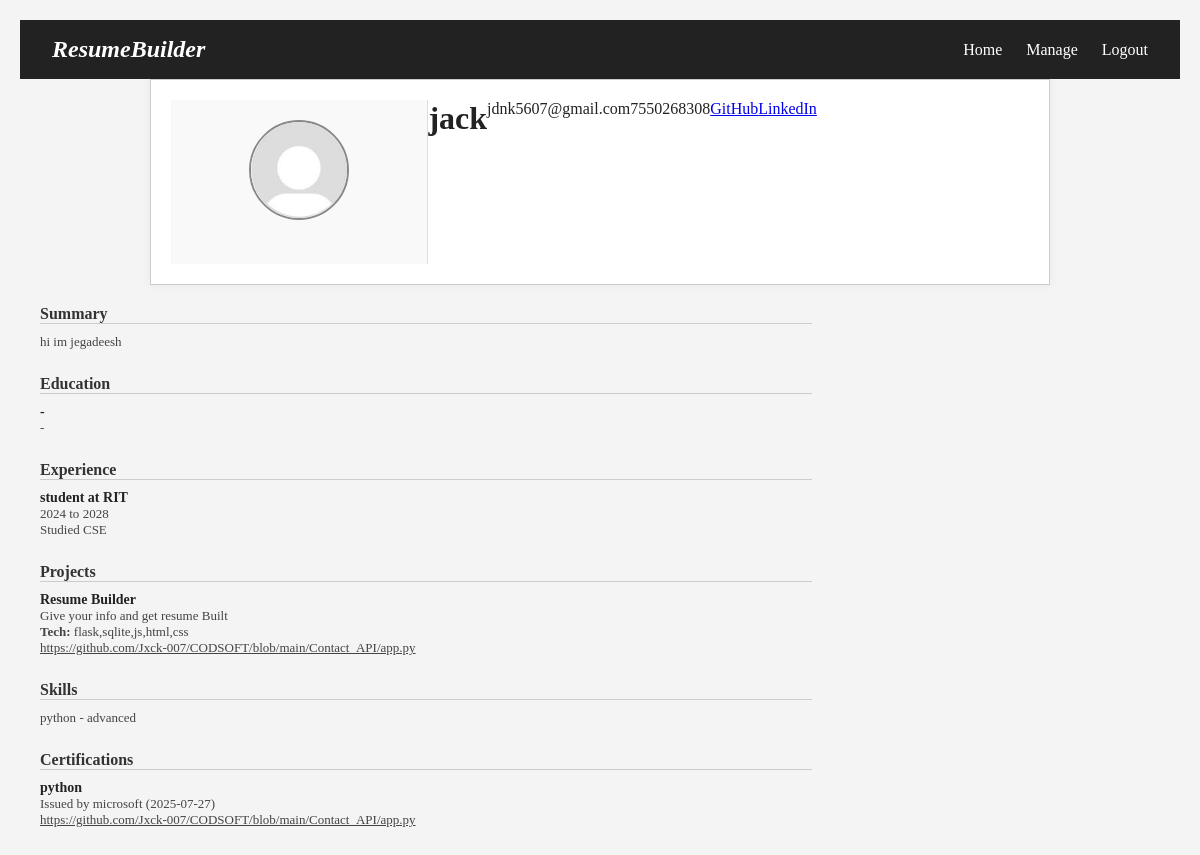
The app's page /resume/view/2 (signed in), older data.
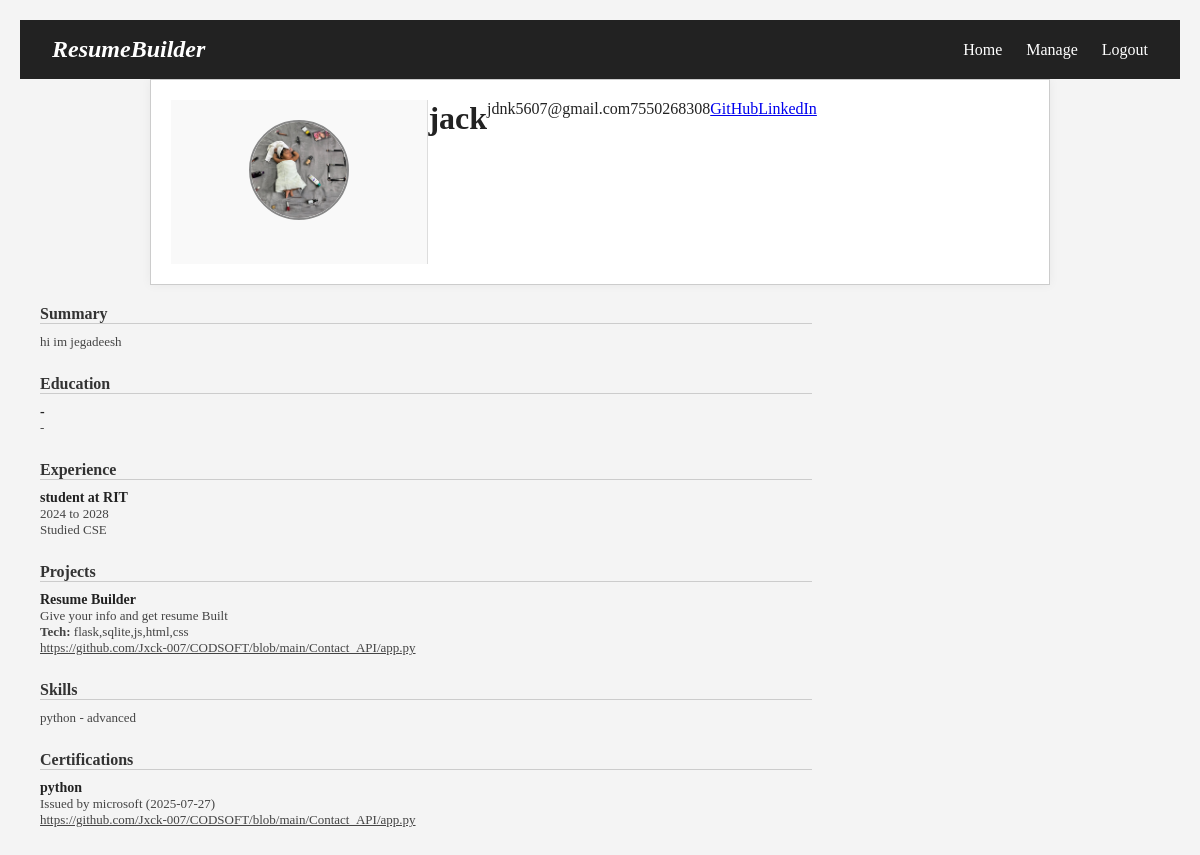
The same page, newer data.
### website/models.py (models this page shows)
class PersonalInfo(db.Model):
    id = db.Column(db.Integer, primary_key=True)
    resume_id = db.Column(db.Integer, db.ForeignKey('resume.id'), unique=True)
    profile_pic = db.Column(db.String(150), default='default.jpg')
    full_name = db.Column(db.String(50), nullable=False)
    phone = db.Column(db.String(15), nullable=False)
    resume_email = db.Column(db.String(60), nullable=False)
    linkedin = db.Column(db.String(100))
    github = db.Column(db.String(100))
    address = db.Column(db.String(200))
    summary = db.Column(db.String(300), nullable=False)

class Experience(db.Model):
    id = db.Column(db.Integer, primary_key=True)
    resume_id = db.Column(db.Integer, db.ForeignKey('resume.id'))
    job_title = db.Column(db.String(100))
    company = db.Column(db.String(100))
    start_date = db.Column(db.String(20))
    end_date = db.Column(db.String(20))
    description = db.Column(db.String(300))

class Project(db.Model):
    id = db.Column(db.Integer, primary_key=True)
    resume_id = db.Column(db.Integer, db.ForeignKey('resume.id'))
    title = db.Column(db.String(100))
    description = db.Column(db.String(300))
    tech_stack = db.Column(db.String(200))
    link = db.Column(db.String(200))

class Skill(db.Model):
    id = db.Column(db.Integer, primary_key=True)
    resume_id = db.Column(db.Integer, db.ForeignKey('resume.id'))
    name = db.Column(db.String(50))
    level = db.Column(db.String(20))

class Certification(db.Model):
    id = db.Column(db.Integer, primary_key=True)
    resume_id = db.Column(db.Integer, db.ForeignKey('resume.id'))
    name = db.Column(db.String(100))
    issuer = db.Column(db.String(100))
    issue_date = db.Column(db.String(20))
    credential_link = db.Column(db.String(200))

### website/views.py (the view)
@views.route('/resume/view/<int:resume_id>')
@login_required
def view_resume(resume_id):
    resume = Resume.query.get_or_404(resume_id)
    if resume.user_id != current_user.id:
        flash("You are not authorized to view this resume.", "danger")
        return redirect(url_for('views.home'))
    info = PersonalInfo.query.filter_by(resume_id=resume.id).first()
    education = Education.query.filter_by(resume_id=resume.id).first()
    experience = Experience.query.filter_by(resume_id=resume.id).first()
    project = Project.query.filter_by(resume_id=resume.id).first()
    skill = Skill.query.filter_by(resume_id=resume.id).first()
    certification = Certification.query.filter_by(resume_id=resume.id).first()
    return render_template("resume_base.html", resume=resume, info=info, education=education,
                           experience=experience, project=project, skill=skill,
                           certification=certification)

### website/__init__.py (called while the page is built)
def create_app():
    app = Flask(__name__)
    app.config['SECRET_KEY'] = 'supersecretkey'
    app.config['SQLALCHEMY_DATABASE_URI'] = 'sqlite:///ResumeBuilder.db'
    db.init_app(app)
    login_manager=LoginManager()
    login_manager.login_view = 'auth.login'
    login_manager.init_app(app)
    @login_manager.user_loader
    def load_user(id):
        return User.query.get(int(id))
    from .views import  views
    from .auth import auth
    app.register_blueprint(views,url_prefix='/')
    app.register_blueprint(auth,url_prefix='/')
    create_database(app)
    return app

### website/templates/resume_base.html (shortened to what this page needs)
{% extends "base.html" %}
{% block head %}
  {% if is_download %}
    <link rel="stylesheet" href="file:///{{ css_path | replace('\\', '/') }}">
  {% else %}
    <link rel="stylesheet" href="{{ url_for('static', filename='css/' + resume.style + '.css') }}">
  {% endif %}
{% endblock %}
{% block body %}
<div class="resume-container">
  <div class="left-panel">
<div class="profile-pic">
  {% if is_download %}
    <img src="file:///{{ static_image_path | replace('\\', '/') }}" alt="Profile Picture">
  {% elif info.profile_pic and info.profile_pic != 'default.jpg' %}
    <img src="{{ url_for('static', filename='uploads/' + info.profile_pic) }}" alt="Profile Picture">
  {% else %}
    <img src="{{ url_for('static', filename='uploads/default.jpg') }}" alt="Default Profile Picture">
  {% endif %}
</div>
    </div>
    <h1>{{ info.full_name }}</h1>
    <p>{{ info.resume_email }}</p>
    <p>{{ info.phone }}</p>
    <p><a href="{{ info.github }}">GitHub</a></p>
    <p><a href="{{ info.linkedin }}">LinkedIn</a></p>
  </div>
  <div class="right-panel">
    <div class="section">
      <h2>Summary</h2>
      <p>{{ info.summary }}</p>
    </div>
    <div class="section">
      <h2>Education</h2>
      <div class="item">
        <h3>{{ education.degree }} - {{ education.institution }}</h3>
        <p>{{ education.start_year }} - {{ education.end_year }}</p>
      </div>
    </div>
    <div class="section">
      <h2>Experience</h2>
      <div class="item">
        <h3>{{ experience.job_title }} at {{ experience.company }}</h3>
        <p>{{ experience.start_date }} to {{ experience.end_date }}</p>
        <p>{{ experience.description }}</p>
      </div>
    </div>
    <div class="section">
      <h2>Projects</h2>
      <div class="item">
        <h3>{{ project.title }}</h3>
        <p>{{ project.description }}</p>
        <p><strong>Tech:</strong> {{ project.tech_stack }}</p>
        <p><a href="{{ project.link }}">{{ project.link }}</a></p>
      </div>
    </div>
    <div class="section">
      <h2>Skills</h2>
      <div class="item">
        <p>{{ skill.name }} - {{ skill.level }}</p>
      </div>
    </div>
    <div class="section">
      <h2>Certifications</h2>
      <div class="item">
        <h3>{{ certification.name }}</h3>
        <p>Issued by {{ certification.issuer }} ({{ certification.issue_date }})</p>
        <p><a href="{{ certification.credential_link }}">{{ certification.credential_link }}</a></p>
      </div>
    </div>
  </div>
{% endblock %}

### website/templates/base.html (shortened to what this page needs)
<!DOCTYPE html>
<html lang="en">
<head>
    <link rel="stylesheet" href="{{ url_for('static', filename='style.css') }}">
    {% block head%}
    {% endblock %}
</head>
<body>
    {% block nav %}
    <nav class="navbar">
        <div class="nav-logo">ResumeBuilder</div>
        <ul class="nav-links" id="navLinks">
            {% if current_user.is_authenticated %}
                <li><a href="/home">Home</a></li>
                <li><a href="/resume/manage">Manage</a></li>
                <li><a href="/logout">Logout</a></li>
            {% else %}
                <li><a href="/login">Login</a></li>
                <li><a href="/Sign-Up">Sign up</a></li>
            {% endif %}
        </ul>
    </nav>
    {% endblock %}
    <main>
{% block body %}
{% endblock %}
    </main>
</body>
</html>

### website/static/style.css (style rules this page uses)
* { margin: 0; padding: 0; box-sizing: border-box; }
body { font-family: 'Segoe UI', sans-serif; background-color: #ffffff; color: #222; }
.navbar { display: flex; justify-content: space-between; align-items: center; background-color: #222; padding: 1rem 2rem; color: white; position: sticky; top: 0; z-index: 1000; }
.nav-logo { font-size: 1.5rem; font-weight: bold; font-style: italic; }
.nav-links { list-style: none; display: flex; gap: 1.5rem; }
.nav-links a { color: white; text-decoration: none; transition: color 0.2s ease; }
.profile-pic { display: flex; flex-direction: column; align-items: center; margin-bottom: 24px; }

### website/static/css/classic.css (style rules this page uses)
body { background-color: #f4f4f4; font-family: 'Georgia', serif; margin: 0; padding: 20px; }
.resume-container { max-width: 900px; margin: auto; background: white; border: 1px solid #ccc; box-shadow: 0 0 10px rgba(0,0,0,0.05); display: flex; padding: 20px; }
.left-panel { width: 30%; padding: 20px; border-right: 1px solid #ddd; text-align: center; background-color: #f9f9f9; }
.profile-pic img { width: 100px; height: 100px; object-fit: cover; border-radius: 50%; border: 2px solid #888; }
.right-panel { width: 70%; padding: 20px; }
.section { margin-bottom: 25px; }
.section h2 { font-size: 16px; margin-bottom: 10px; border-bottom: 1px solid #ccc; color: #333; }
.section .item h3 { margin: 0; font-weight: bold; font-size: 14px; }
.section p, .section a { font-size: 13px; color: #444; }

Row changes from the older to the newer data that the page shows:
changed PersonalInfo "jack": profile_pic: picture added
